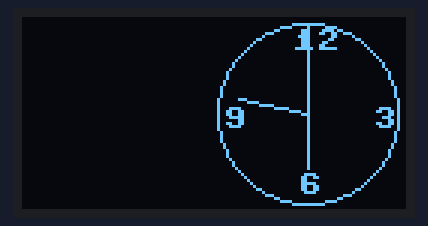
Simulated run of this program. Board: ESP32 board running MicroPython. On the bench: 128×64 one-colour display. The clock reads 2024-03-15 10:24:30 at power-on unless the program sets it; library files of the repository ran but are not shown: ssd1306.py, ds3231.py.

Above: at 0.1 s.
At 4.2 s:
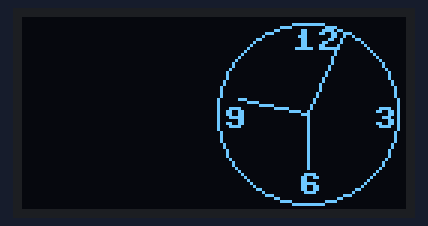
At 9.3 s:
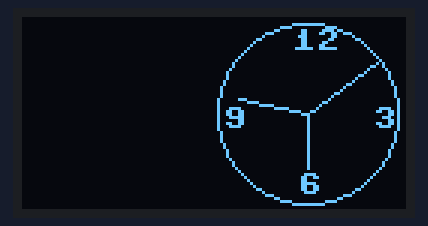
At 18.6 s:
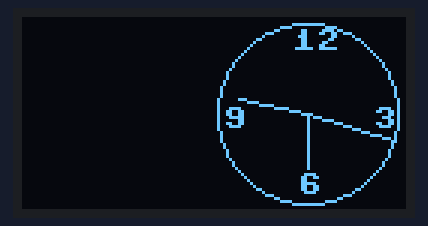
At 27.8 s:
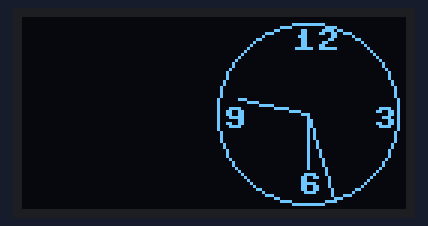
At 38.1 s:
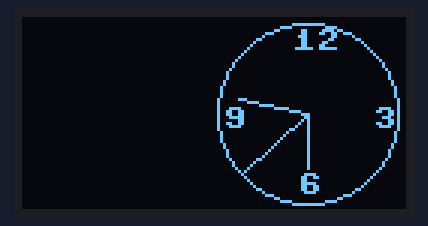

The program:

7.py
```python
from machine import Pin,SoftI2C
from ssd1306 import SSD1306_I2C
import time
import ds3231
from clock_display import display_clock

i2c = SoftI2C(sda = Pin(4), scl = Pin(5), freq = 400000)
oled = SSD1306_I2C(128, 64, i2c)

rtc = ds3231.RTC(sda_pin= 21, scl_pin= 22)
rtc.SetTime(hours= 18, minutes= 47, seconds= 0, weekday= 2, day= 22, month= 10, year= 23)

while True:

    rtc_time = rtc.ReadTime("time")

    hour, minute, second = rtc_time.split(":")

    oled.fill(0)
    display_clock(oled, int(hour), int(minute), int(second))
    oled.show()

    time.sleep(1)
```

clock_display.py
```python
# clock_display.py

import gfx
import math

xcenter = 95
ycenter = 32
radius = 30

def display_clock(oled, hrs, mins, secs):
    graphics = gfx.GFX(128, 64, oled.pixel)

    oled.text('12', 90, 4)
    oled.text('3', 117, 30)
    oled.text('6', 92, 52)
    oled.text('9', 67, 30)
    graphics.circle(xcenter, ycenter, radius, 1)

    Sangle = secs * 6
    Mangle = mins * 6
    if 0 <= hrs <= 12:
        Hangle = 30 * hrs
    elif hrs > 12:
        Hangle = (hrs - 12) * 30

    shift_sec_x = radius * math.sin(math.radians(Sangle))
    shift_sec_y = radius * math.cos(math.radians(Sangle))
    graphics.line(xcenter, ycenter, round(xcenter + shift_sec_x), round(ycenter - shift_sec_y), 1)

    shift_min_x = 0.8 * radius * math.sin(math.radians(Mangle))
    shift_min_y =  0.8 * radius * math.cos(math.radians(Mangle))
    graphics.line(xcenter, ycenter, round(xcenter + shift_min_x), round(ycenter - shift_min_y), 1)

    shift_hour_x = 0.6 * radius * math.sin(math.radians(Hangle))
    shift_hour_y = 0.6 * radius * math.cos(math.radians(Hangle))
    graphics.line(xcenter, ycenter, round(xcenter + shift_hour_x), round(ycenter - shift_hour_y), 1)
```

Measured:
- what the display in image 1 shows lasts 1.0 s, from 4.2 s to 5.2 s
